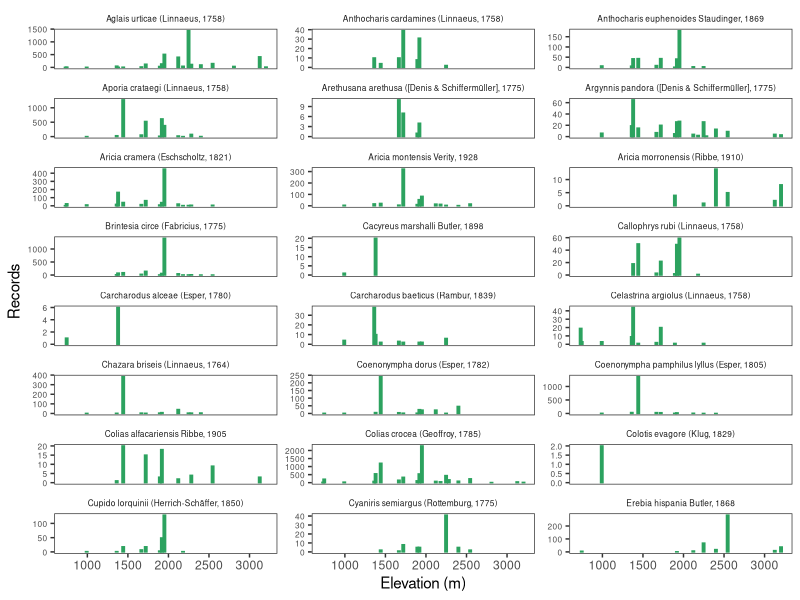
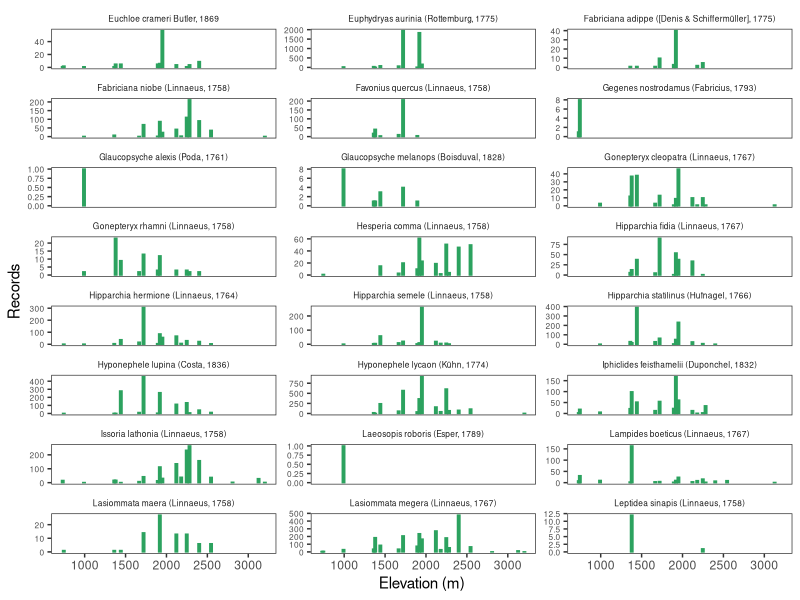
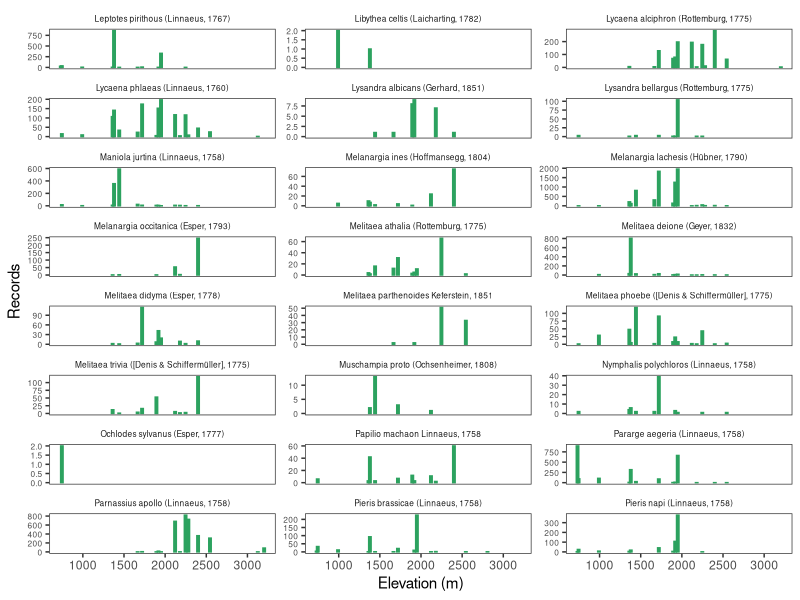
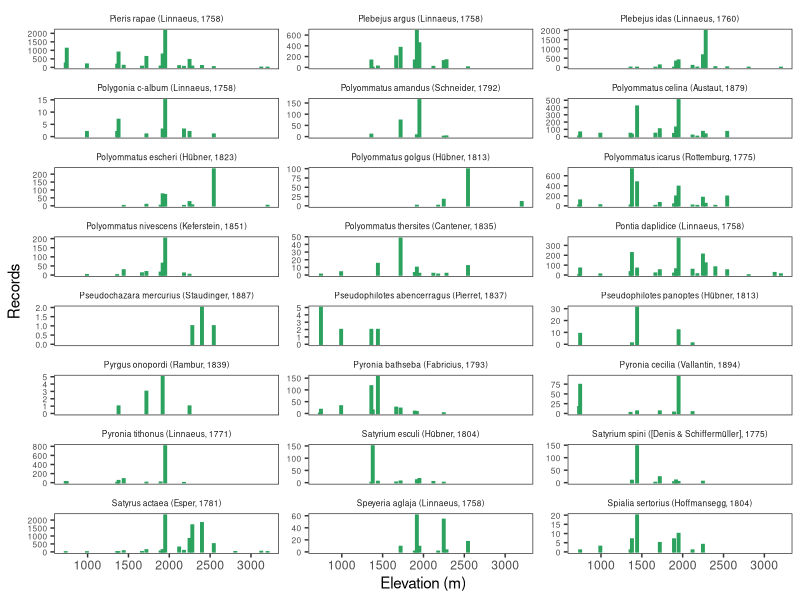
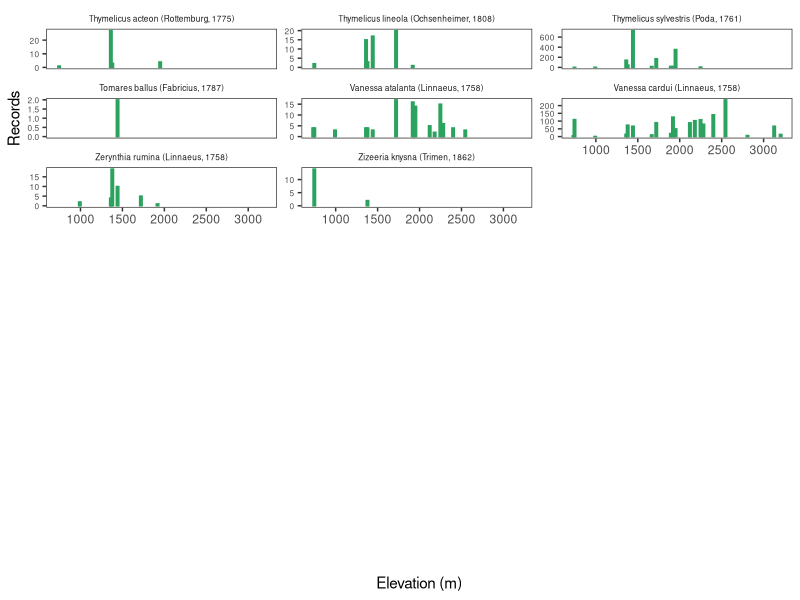

R code for these plots, in order:
## ---- chunk 1
knitr::opts_chunk$set(
  message = FALSE, warning = FALSE
)
## ---- chunk 2
library(tidyverse)
library(here)
library(kableExtra)
library(writexl)
library(ggforce)
## ---- chunk 3
ts <- read_csv(here::here("data/tabla_especies_transectos.csv"))
tsall <- read_csv(here::here("data/tabla_taxones_transectos.csv"))

## ---- chunk 4
p <- ts %>% 
  ggplot(aes(x=elev, y=contactos)) + geom_bar(stat="identity", width = 30, 
                                              fill="#2ca25f", colour="#2ca25f") + 
  # geom_point(aes(y=contactos)) +
  theme_bw() +
  theme(
    panel.grid = element_blank(),
    panel.background = element_blank(),
    strip.background = element_blank(),
    strip.text = element_text(size = 6), 
    axis.text.y = element_text(size = 6)) +
  xlab("Elevation (m)") + ylab("Records") +
  facet_wrap_paginate(~nombre_cientifico, ncol=3, nrow = 8, page=5, scales = "free_y") 

n <- n_pages(p)


pdf(here::here('figs/contactos_elevation_by_sp.pdf'), paper= 'A4', w= 210/25.4, 297/25.4)
for(i in 1:n){
    print(p + facet_wrap_paginate(~nombre_cientifico, 
                                  ncol=3, nrow = 8, scales = "free_y",
                                  page = i))
}
dev.off()

## ---- chunk 5
tablita <- ts %>% dplyr::select(site, nombre_cientifico, contactos) %>% 
  pivot_wider(names_from = site, values_from = contactos) %>% 
  rowwise() %>% 
  mutate(ntransectos_contacted = sum(!is.na(c_across(where(is.numeric)))))


elevation_by_transect <- ts %>% dplyr::select(elev, nombre_cientifico, contactos) %>% 
  group_by(nombre_cientifico) %>% 
  summarise(elev_min = min(elev, na.rm = FALSE),
            elev_max = max(elev, na.rm = FALSE))

supp_table <- tablita %>% inner_join(elevation_by_transect) %>% arrange(nombre_cientifico)

write_xlsx(supp_table, here::here("data/supplementary_species.xlsx"))
## ---- chunk 6
supp_table %>% 
  dplyr::select(nombre_cientifico,
                ntransectos_contacted, 
                elev_min, elev_max) %>% 
    kbl() %>% 
  kable_styling()
## ---- chunk 7
tablita_all <- tsall %>% dplyr::select(site, nombre_cientifico, contactos) %>% 
  pivot_wider(names_from = site, values_from = contactos) %>% 
  rowwise() %>% 
  mutate(ntransectos_contacted = sum(!is.na(c_across(where(is.numeric)))))


elevation_by_transect <- tsall %>% dplyr::select(elev, nombre_cientifico, contactos) %>% 
  group_by(nombre_cientifico) %>% 
  summarise(elev_min = min(elev, na.rm = FALSE),
            elev_max = max(elev, na.rm = FALSE))

supp_table_all <- tablita_all %>% inner_join(elevation_by_transect) %>% arrange(nombre_cientifico)

write_xlsx(supp_table_all, here::here("data/supplementary_taxones.xlsx"))

## ---- chunk 8
